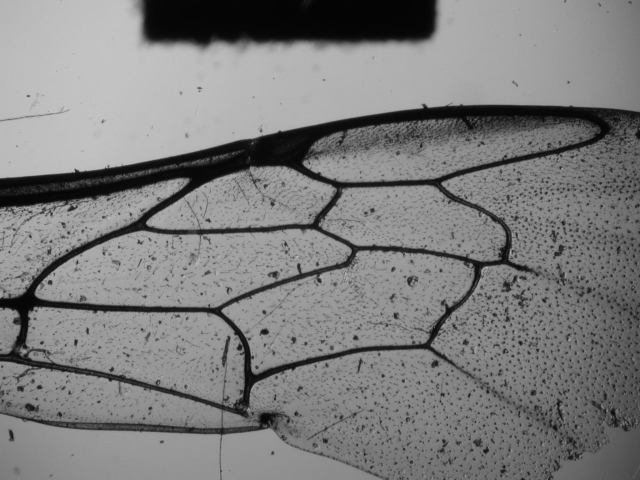
#> input picture filter 1.0/out1.jpg, 1280 x 960 px, given in place of 3.jpg, which was not available (shown at 1/2 size)
$ python filter.py
#> lines starting #> are read from the running program, lines starting #| are printed output that depends on the picture; after the words box and inside, x2 and y2 are one past the last pixel; in counts of white or black regions, pixels touching at a corner belong together; pictures that were not available may be replaced by others from this repository, and a replacement may not be noted
from PIL import Image, ImageChops, ImageEnhance, ImageFilter
import cv2
import numpy as np
import time


def adjust_brightness(inp, out):
    img = Image.open(inp)
    brightness_range = [175, 185]

    def get_brightness():
        value_list = []
        for i in range(img.width):
            for j in range(img.height):
                value_list.append(img.getpixel((i, j)))

        avg = sum(value_list) / len(value_list)

        return int(avg)

    while True:
        avg = get_brightness()
        if brightness_range[0] <= avg <= brightness_range[1]:
            break

        distance = 180 - avg
        enhancer = ImageEnhance.Brightness(img)
        img = enhancer.enhance((100 + distance) / 100)

    img.save(out)


def gray_filter(inp, out):
    img = cv2.imread(inp)
    gray = cv2.cvtColor(img, cv2.COLOR_BGR2GRAY)
    cv2.imwrite(out, gray)


def average_filter(inp, out):
    img = cv2.imread(inp, 0)

    m, n = img.shape

    mask = np.ones([3, 3], dtype = int)
    mask = mask / 9

    img_new = np.zeros([m, n])

    for i in range(1, m-1):
        for j in range(1, n-1):
            temp = sum(img[i+k, j+1] * mask[k+1, l+1]for k in range(-1, 2) for l in range(-1, 2))
            img_new[i, j]= temp

    img_new = img_new.astype(np.uint8)
    cv2.imwrite(out, img_new)


def median_filter(inp, out):
    img_noisy = cv2.imread(inp, 0)
    img_new = cv2.medianBlur(img_noisy, 3)
    cv2.imwrite(out, img_new)


def binary_filter(inp, out):
    img = cv2.imread(inp)
    gray = cv2.cvtColor(img, cv2.COLOR_BGR2GRAY)
    _, thresh = cv2.threshold(gray, 120, 255, cv2.THRESH_BINARY)
    cv2.imwrite(out, thresh)


def invert_filter(inp, out):
    img = Image.open(inp)
    inv_img = ImageChops.invert(img)
    inv_img.save(out)


def gaussian_filter(inp, out):
    image = Image.open(inp)
    image = image.filter(ImageFilter.GaussianBlur)
    image.save(out)


def preprocess_image(img_bin):
    """
    Preprocess the binary image to emphasize thicker lines and reduce sensitivity to thinner ones.
    This can involve dilation to emphasize thicker structures.
    """
    kernel = np.ones((5, 5), np.uint8) # Larger kernel for more emphasis on thicker lines
    dilated = cv2.dilate(img_bin, kernel, iterations=1)
    return dilated

def skeleton_filter(inp, out):
    img_bin = cv2.imread(inp, 0) # Read the binary image in grayscale

    # Optional preprocessing to ignore thinner lines and enhance thicker ones
    img_bin = preprocess_image(img_bin)

    # Perform skeletonization
    size = np.size(img_bin)
    skel = np.zeros(img_bin.shape, np.uint8)

    element = cv2.getStructuringElement(cv2.MORPH_CROSS, (3, 3))
    done = False

    while not done:
        eroded = cv2.erode(img_bin, element)
        temp = cv2.dilate(eroded, element)
        temp = cv2.subtract(img_bin, temp)
        skel = cv2.bitwise_or(skel, temp)
        img_bin = eroded.copy()

        zeros = size - cv2.countNonZero(img_bin)
        if zeros == size:
            done = True

    # Invert the skeleton image to match the original structure (if needed)
    skel_inv = cv2.bitwise_not(skel)

    # Save the skeletonized image
    cv2.imwrite(out, skel_inv)


def crop_wing(inp, out):
    image = cv2.imread(inp, cv2.IMREAD_GRAYSCALE)

    contours, _ = cv2.findContours(image, cv2.RETR_EXTERNAL, cv2.CHAIN_APPROX_SIMPLE)

    if contours:
        largest_contour = max(contours, key=cv2.contourArea)
        x, y, w, h = cv2.boundingRect(largest_contour)
        cropped_image = image[y:y+h, x:x+w]
        cropped_pil_image = Image.fromarray(cropped_image)

        cropped_pil_image.save(out)
    else:
        raise ValueError
        print("No significant object found.")


def noise_removal(inp, out):
    gray_filter(inp, 'out1.jpg')
#> in gray_filter, img is the input picture: shape (960, 1280, 3); min 0, max 200, mean 125.1
    adjust_brightness('out1.jpg', 'out2.jpg')

    median_filter('out2.jpg', 'out3.jpg')
    average_filter('out3.jpg', 'out4.jpg')
#> after the loop in average_filter, `for i in range(1, m-1):`:
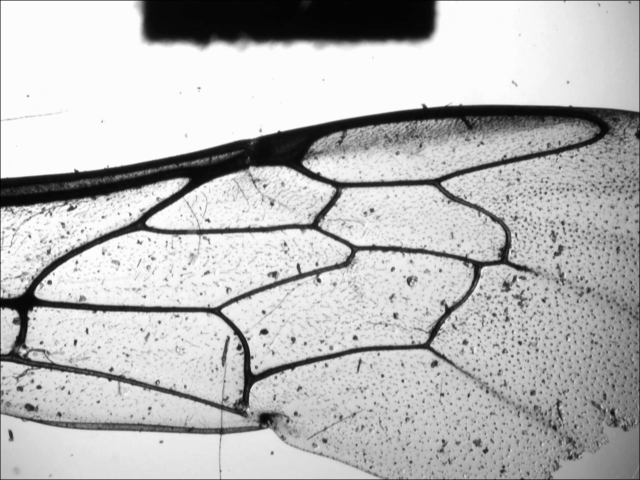
#> img_new: shape (960, 1280) float64 (shown at 1/2 size); min 0, max 254.7, mean 185.9
    gaussian_filter('out4.jpg', 'out5.jpg')
    invert_filter('out5.jpg', 'out6.jpg')
#> in invert_filter, `inv_img = ImageChops.invert(img)`:
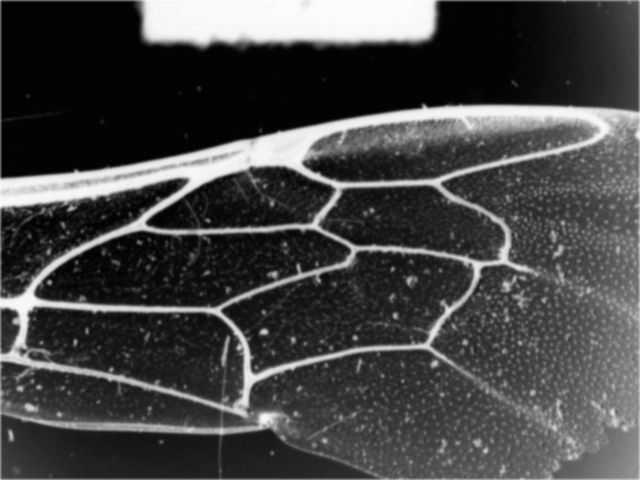
#> inv_img: PIL image 1280x960 L (shown at 1/2 size); min 0, max 253, mean 69.5
    binary_filter('out6.jpg', 'out7.jpg')
#> in binary_filter, `_, thresh = cv2.threshold(gray, 120, 255, cv2.THRESH_BINARY)`:
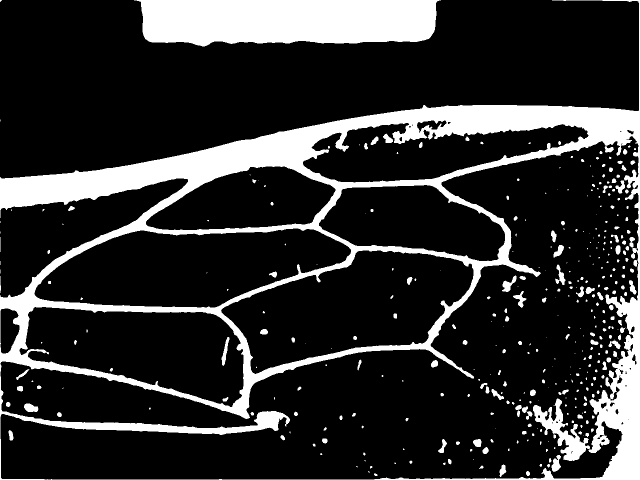
#> thresh: shape (960, 1280) (shown at 1/2 size); 18.6% white; 382 white regions (173 under 20 px)
    # [4 lines of commented-out code are left out]
    skeleton_filter('out7.jpg', 'out8.jpg')
#> in preprocess_image, `dilated = cv2.dilate(img_bin, kernel, iterations=1)`:
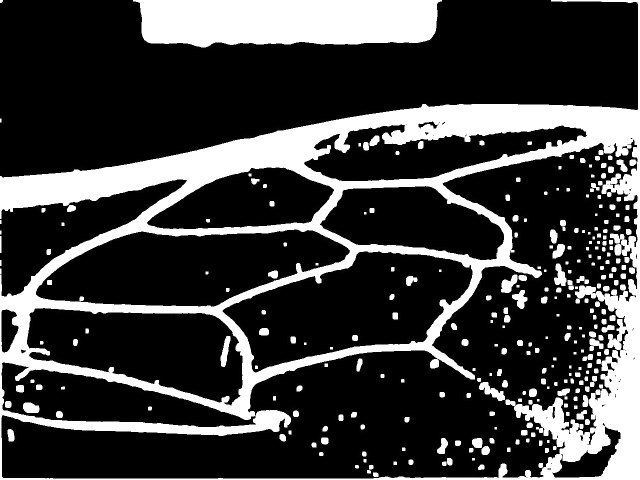
#> dilated: shape (960, 1280) (shown at 1/2 size); min 0, max 255, mean 62.4
#> in skeleton_filter, `size = np.size(img_bin)`: size = 1228800
#> the loop in skeleton_filter, `while not done:` made 107 passes
#> zeros on passes 1 to 12: 854248, 884882, 914399, 941826, 967293, 990356, 1009856, 1028068, 1044716, 1059791, 1072232, 1083809
#> pass 1, in skeleton_filter, `temp = cv2.subtract(img_bin, temp)`:
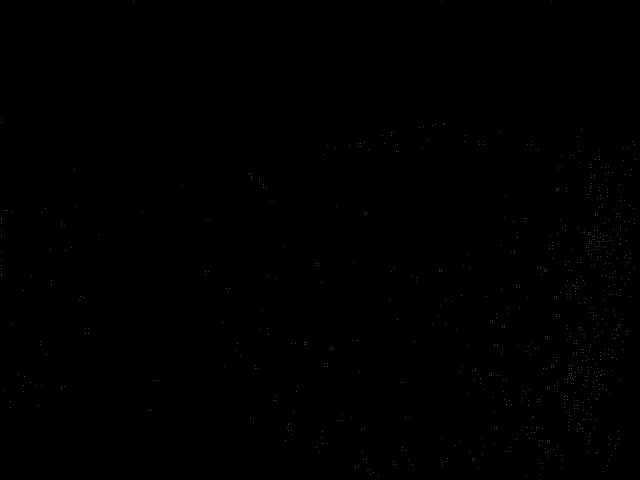
#> temp: shape (960, 1280) (shown at 1/2 size); min 0, max 255, mean 0.2
#> after the loop in skeleton_filter, `while not done:`: eroded: shape (960, 1280); every value is 0
#> in skeleton_filter, `skel_inv = cv2.bitwise_not(skel)`:
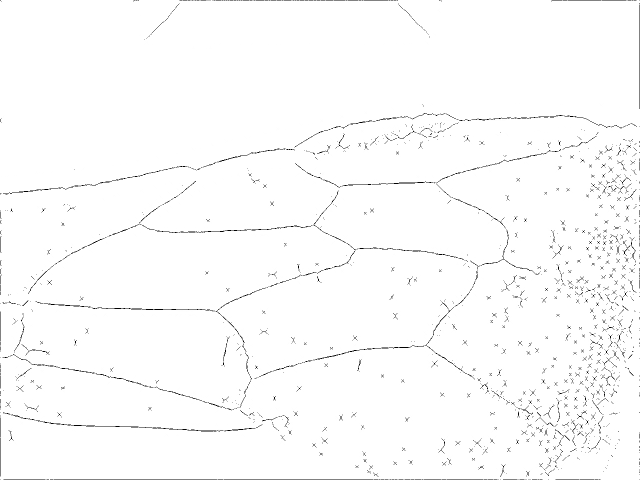
#> skel_inv: shape (960, 1280) (shown at 1/2 size); min 0, max 255, mean 251.2
    invert_filter('out8.jpg', 'out9.jpg')
    crop_wing('out9.jpg', 'out10.jpg')
#> in crop_wing, `contours, _ = cv2.findContours(image, cv2.RETR_EXTERNAL, cv2.CHAIN_APP..`: contours = 548 contours, 419 with area under 20; largest, box (x1, y1, x2, y2) and area: (0, 264, 1280, 960) 319465, (660, 224, 1280, 304) 8600, (0, 256, 662, 392) 4069, (288, 0, 864, 88) 3420, (1096, 0, 1280, 224) 2028
#> in crop_wing, `largest_contour = max(contours, key=cv2.contourArea)`: largest_contour = contour of 19224 points, box (x1, y1, x2, y2) (0, 264, 1280, 960), area 319465
#> in crop_wing, `x, y, w, h = cv2.boundingRect(largest_contour)`: x = 0; y = 264; w = 1280; h = 696
#> in crop_wing, `cropped_image = image[y:y+h, x:x+w]`:
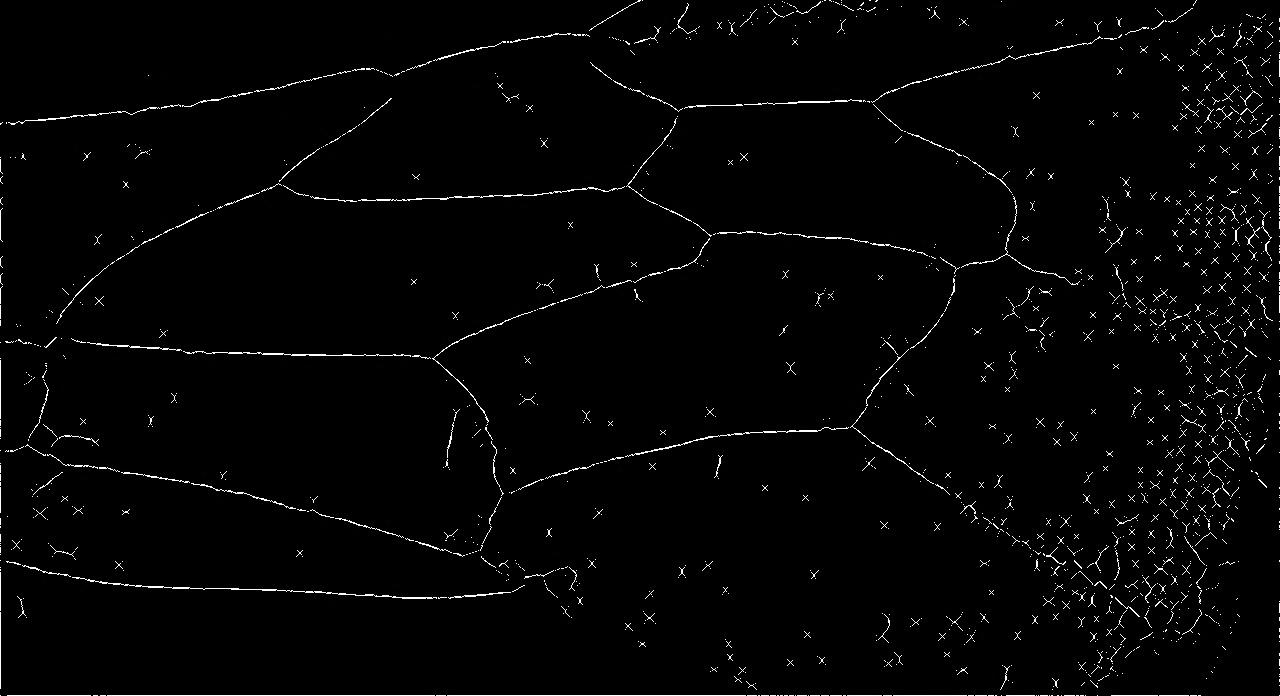
#> cropped_image: shape (696, 1280); min 0, max 255, mean 5.4


start_time = time.time()

noise_removal('3.jpg', 'out.jpg')

end_time = time.time()

print(end_time - start_time)
